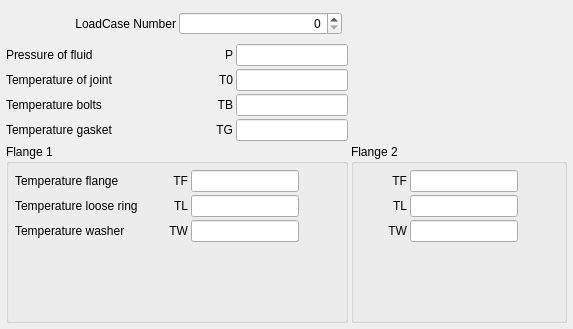
           <widget class="QWidget" name="tabDesignCondition">
            <attribute name="title">
             <string>Design Condition</string>
            </attribute>
            <layout class="QGridLayout" name="gridLayout_28">
             <property name="leftMargin">
              <number>6</number>
             </property>
             <property name="topMargin">
              <number>6</number>
             </property>
             <property name="rightMargin">
              <number>6</number>
             </property>
             <property name="bottomMargin">
              <number>6</number>
             </property>
             <property name="spacing">
              <number>3</number>
             </property>
             <item row="4" column="0">
              <widget class="QGroupBox" name="gbDesCondFlange_1">
               <property name="title">
                <string>Flange 1</string>
               </property>
               <layout class="QGridLayout" name="gridLayout_18">
                <property name="leftMargin">
                 <number>6</number>
                </property>
                <property name="topMargin">
                 <number>6</number>
                </property>
                <property name="rightMargin">
                 <number>6</number>
                </property>
                <property name="bottomMargin">
                 <number>6</number>
                </property>
                <property name="spacing">
                 <number>3</number>
                </property>
                <item row="1" column="2">
                 <widget class="RB_UomLineEdit" name="leTL_1">
                  <property name="sizePolicy">
                   <sizepolicy hsizetype="Preferred" vsizetype="Fixed">
                    <horstretch>0</horstretch>
                    <verstretch>0</verstretch>
                   </sizepolicy>
                  </property>
                 </widget>
                </item>
                <item row="0" column="1">
                 <widget class="QLabel" name="lblTF_1">
                  <property name="text">
                   <string>TF</string>
                  </property>
                  <property name="alignment">
                   <set>Qt::AlignRight|Qt::AlignTrailing|Qt::AlignVCenter</set>
                  </property>
                 </widget>
                </item>
                <item row="0" column="3">
                 <spacer name="horizontalSpacer_22">
                  <property name="orientation">
                   <enum>Qt::Horizontal</enum>
                  </property>
                  <property name="sizeHint" stdset="0">
                   <size>
                    <width>40</width>
                    <height>20</height>
                   </size>
                  </property>
                 </spacer>
                </item>
                <item row="0" column="2">
                 <widget class="RB_UomLineEdit" name="leTF_1">
                  <property name="sizePolicy">
                   <sizepolicy hsizetype="Preferred" vsizetype="Fixed">
                    <horstretch>0</horstretch>
                    <verstretch>0</verstretch>
                   </sizepolicy>
                  </property>
                 </widget>
                </item>
                <item row="3" column="1" colspan="2">
                 <spacer name="verticalSpacer_8">
                  <property name="orientation">
                   <enum>Qt::Vertical</enum>
                  </property>
                  <property name="sizeHint" stdset="0">
                   <size>
                    <width>158</width>
                    <height>72</height>
                   </size>
                  </property>
                 </spacer>
                </item>
                <item row="2" column="2">
                 <widget class="RB_UomLineEdit" name="leTW_1">
                  <property name="sizePolicy">
                   <sizepolicy hsizetype="Preferred" vsizetype="Fixed">
                    <horstretch>0</horstretch>
                    <verstretch>0</verstretch>
                   </sizepolicy>
                  </property>
                 </widget>
                </item>
                <item row="1" column="1">
                 <widget class="QLabel" name="lblTL_1">
                  <property name="text">
                   <string>TL</string>
                  </property>
                  <property name="alignment">
                   <set>Qt::AlignRight|Qt::AlignTrailing|Qt::AlignVCenter</set>
                  </property>
                 </widget>
                </item>
                <item row="2" column="1">
                 <widget class="QLabel" name="lblTW_1">
                  <property name="text">
                   <string>TW</string>
                  </property>
                  <property name="alignment">
                   <set>Qt::AlignRight|Qt::AlignTrailing|Qt::AlignVCenter</set>
                  </property>
                 </widget>
                </item>
                <item row="0" column="0">
                 <widget class="QLabel" name="label_57">
                  <property name="text">
                   <string>Temperature flange</string>
                  </property>
                 </widget>
                </item>
                <item row="1" column="0">
                 <widget class="QLabel" name="label_58">
                  <property name="text">
                   <string>Temperature loose ring</string>
                  </property>
                 </widget>
                </item>
                <item row="2" column="0">
                 <widget class="QLabel" name="label_59">
                  <property name="text">
                   <string>Temperature washer</string>
                  </property>
                 </widget>
                </item>
               </layout>
              </widget>
             </item>
             <item row="4" column="1">
              <widget class="QGroupBox" name="gbDesCondFlange_2">
               <property name="title">
                <string>Flange 2</string>
               </property>
               <layout class="QGridLayout" name="gridLayout_19">
                <property name="leftMargin">
                 <number>6</number>
                </property>
                <property name="topMargin">
                 <number>6</number>
                </property>
                <property name="rightMargin">
                 <number>6</number>
                </property>
                <property name="bottomMargin">
                 <number>6</number>
                </property>
                <property name="spacing">
                 <number>3</number>
                </property>
                <item row="0" column="0">
                 <widget class="QLabel" name="lblTF_2">
                  <property name="text">
                   <string>TF</string>
                  </property>
                  <property name="alignment">
                   <set>Qt::AlignRight|Qt::AlignTrailing|Qt::AlignVCenter</set>
                  </property>
                 </widget>
                </item>
                <item row="0" column="1">
                 <widget class="RB_UomLineEdit" name="leTF_2">
                  <property name="sizePolicy">
                   <sizepolicy hsizetype="Preferred" vsizetype="Fixed">
                    <horstretch>0</horstretch>
                    <verstretch>0</verstretch>
                   </sizepolicy>
                  </property>
                 </widget>
                </item>
                <item row="1" column="0">
                 <widget class="QLabel" name="lblTL_2">
                  <property name="text">
                   <string>TL</string>
                  </property>
                  <property name="alignment">
                   <set>Qt::AlignRight|Qt::AlignTrailing|Qt::AlignVCenter</set>
                  </property>
                 </widget>
                </item>
                <item row="2" column="1">
                 <widget class="RB_UomLineEdit" name="leTW_2">
                  <property name="sizePolicy">
                   <sizepolicy hsizetype="Preferred" vsizetype="Fixed">
                    <horstretch>0</horstretch>
                    <verstretch>0</verstretch>
                   </sizepolicy>
                  </property>
                 </widget>
                </item>
                <item row="1" column="1">
                 <widget class="RB_UomLineEdit" name="leTL_2">
                  <property name="sizePolicy">
                   <sizepolicy hsizetype="Preferred" vsizetype="Fixed">
                    <horstretch>0</horstretch>
                    <verstretch>0</verstretch>
                   </sizepolicy>
                  </property>
                 </widget>
                </item>
                <item row="3" column="0" colspan="2">
                 <spacer name="verticalSpacer_9">
                  <property name="orientation">
                   <enum>Qt::Vertical</enum>
                  </property>
                  <property name="sizeHint" stdset="0">
                   <size>
                    <width>158</width>
                    <height>55</height>
                   </size>
                  </property>
                 </spacer>
                </item>
                <item row="2" column="0">
                 <widget class="QLabel" name="lblTW_2">
                  <property name="text">
                   <string>TW</string>
                  </property>
                  <property name="alignment">
                   <set>Qt::AlignRight|Qt::AlignTrailing|Qt::AlignVCenter</set>
                  </property>
                 </widget>
                </item>
                <item row="1" column="2">
                 <spacer name="horizontalSpacer_23">
                  <property name="orientation">
                   <enum>Qt::Horizontal</enum>
                  </property>
                  <property name="sizeHint" stdset="0">
                   <size>
                    <width>40</width>
                    <height>20</height>
                   </size>
                  </property>
                 </spacer>
                </item>
               </layout>
              </widget>
             </item>
             <item row="3" column="0">
              <layout class="QGridLayout" name="gridLayout_27">
               <property name="verticalSpacing">
                <number>3</number>
               </property>
               <item row="0" column="1">
                <widget class="QLabel" name="lblP">
                 <property name="text">
                  <string>P</string>
                 </property>
                 <property name="alignment">
                  <set>Qt::AlignRight|Qt::AlignTrailing|Qt::AlignVCenter</set>
                 </property>
                </widget>
               </item>
               <item row="1" column="1">
                <widget class="QLabel" name="lblT0">
                 <property name="text">
                  <string>T0</string>
                 </property>
                 <property name="alignment">
                  <set>Qt::AlignRight|Qt::AlignTrailing|Qt::AlignVCenter</set>
                 </property>
                </widget>
               </item>
               <item row="1" column="2">
                <widget class="RB_UomLineEdit" name="leT0">
                 <property name="sizePolicy">
                  <sizepolicy hsizetype="Preferred" vsizetype="Fixed">
                   <horstretch>0</horstretch>
                   <verstretch>0</verstretch>
                  </sizepolicy>
                 </property>
                </widget>
               </item>
               <item row="2" column="2">
                <widget class="RB_UomLineEdit" name="leTB">
                 <property name="sizePolicy">
                  <sizepolicy hsizetype="Preferred" vsizetype="Fixed">
                   <horstretch>0</horstretch>
                   <verstretch>0</verstretch>
                  </sizepolicy>
                 </property>
                </widget>
               </item>
               <item row="3" column="2">
                <widget class="RB_UomLineEdit" name="leTG">
                 <property name="sizePolicy">
                  <sizepolicy hsizetype="Preferred" vsizetype="Fixed">
                   <horstretch>0</horstretch>
                   <verstretch>0</verstretch>
                  </sizepolicy>
                 </property>
                </widget>
               </item>
               <item row="0" column="2">
                <widget class="RB_UomLineEdit" name="leP">
                 <property name="sizePolicy">
                  <sizepolicy hsizetype="Preferred" vsizetype="Fixed">
                   <horstretch>0</horstretch>
                   <verstretch>0</verstretch>
                  </sizepolicy>
                 </property>
                </widget>
               </item>
               <item row="2" column="1">
                <widget class="QLabel" name="lblTB">
                 <property name="text">
                  <string>TB</string>
                 </property>
                 <property name="alignment">
                  <set>Qt::AlignRight|Qt::AlignTrailing|Qt::AlignVCenter</set>
                 </property>
                </widget>
               </item>
               <item row="3" column="1">
                <widget class="QLabel" name="lblTG">
                 <property name="text">
                  <string>TG</string>
                 </property>
                 <property name="alignment">
                  <set>Qt::AlignRight|Qt::AlignTrailing|Qt::AlignVCenter</set>
                 </property>
                </widget>
               </item>
               <item row="0" column="0">
                <widget class="QLabel" name="label_53">
                 <property name="text">
                  <string>Pressure of fluid</string>
                 </property>
                </widget>
               </item>
               <item row="1" column="0">
                <widget class="QLabel" name="label_54">
                 <property name="text">
                  <string>Temperature of joint</string>
                 </property>
                </widget>
               </item>
               <item row="2" column="0">
                <widget class="QLabel" name="label_55">
                 <property name="text">
                  <string>Temperature bolts</string>
                 </property>
                </widget>
               </item>
               <item row="3" column="0">
                <widget class="QLabel" name="label_56">
                 <property name="text">
                  <string>Temperature gasket</string>
                 </property>
                </widget>
               </item>
              </layout>
             </item>
             <item row="2" column="0">
              <layout class="QHBoxLayout" name="horizontalLayout">
               <property name="leftMargin">
                <number>6</number>
               </property>
               <property name="topMargin">
                <number>6</number>
               </property>
               <property name="rightMargin">
                <number>6</number>
               </property>
               <property name="bottomMargin">
                <number>6</number>
               </property>
               <item>
                <widget class="QLabel" name="lblLoadCaseNo">
                 <property name="text">
                  <string>LoadCase Number</string>
                 </property>
                 <property name="alignment">
                  <set>Qt::AlignRight|Qt::AlignTrailing|Qt::AlignVCenter</set>
                 </property>
                </widget>
               </item>
               <item>
                <widget class="QSpinBox" name="sbLoadCaseNo">
                 <property name="alignment">
                  <set>Qt::AlignRight|Qt::AlignTrailing|Qt::AlignVCenter</set>
                 </property>
                 <property name="maximum">
                  <number>9</number>
                 </property>
                </widget>
               </item>
              </layout>
             </item>
            </layout>
           </widget>
